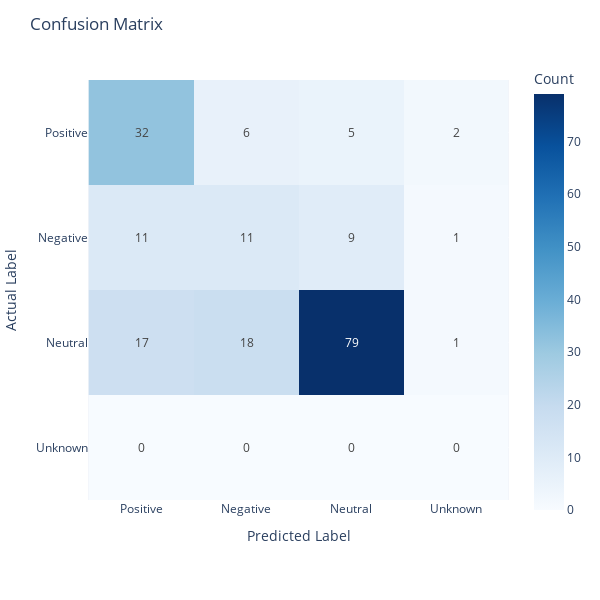

Source (notebook cell):
### Code cell
labels = ['Positive', 'Negative', 'Neutral', 'Unknown']

# Create the heatmap with Plotly
fig = px.imshow(cm_gpt4o_advanced, 
                labels=dict(x="Predicted Label", y="Actual Label", color="Count"), 
                x=labels, 
                y=labels,
                text_auto=True,  # Automatically place annotations
                color_continuous_scale='Blues')

# Update layout
fig.update_layout(title='Confusion Matrix', width=600, height=600)
fig.show()

### Figure 1 — Plotly figure (JSON) as saved in the notebook; plotly's stock layout.template omitted (floating-point values rounded to 4 significant figures)
{"data": [{"coloraxis": "coloraxis", "hovertemplate": "Predicted Label: %{x}<br>Actual Label: %{y}<br>Count: %{z}<extra></extra>", "name": "0", "texttemplate": "%{z}", "type": "heatmap", "x": ["Positive", "Negative", "Neutral", "Unknown"], "xaxis": "x", "y": ["Positive", "Negative", "Neutral", "Unknown"], "yaxis": "y", "z": [[32, 6, 5, 2], [11, 11, 9, 1], [17, 18, 79, 1], [0, 0, 0, 0]]}], "layout": {"coloraxis": {"colorbar": {"title": {"text": "Count"}}, "colorscale": [[0, "rgb(247,251,255)"], [0.125, "rgb(222,235,247)"], [0.25, "rgb(198,219,239)"], [0.375, "rgb(158,202,225)"], [0.5, "rgb(107,174,214)"], [0.625, "rgb(66,146,198)"], [0.75, "rgb(33,113,181)"], [0.875, "rgb(8,81,156)"], [1, "rgb(8,48,107)"]]}, "height": 600, "margin": {"t": 60}, "title": {"text": "Confusion Matrix"}, "width": 600, "xaxis": {"anchor": "y", "autorange": true, "constrain": "domain", "domain": [0, 1], "range": [-0.5, 3.5], "scaleanchor": "y", "title": {"text": "Predicted Label"}, "type": "category"}, "yaxis": {"anchor": "x", "autorange": true, "constrain": "domain", "domain": [0.04348, 0.9565], "range": [3.5, -0.5], "title": {"text": "Actual Label"}, "type": "category"}}}
